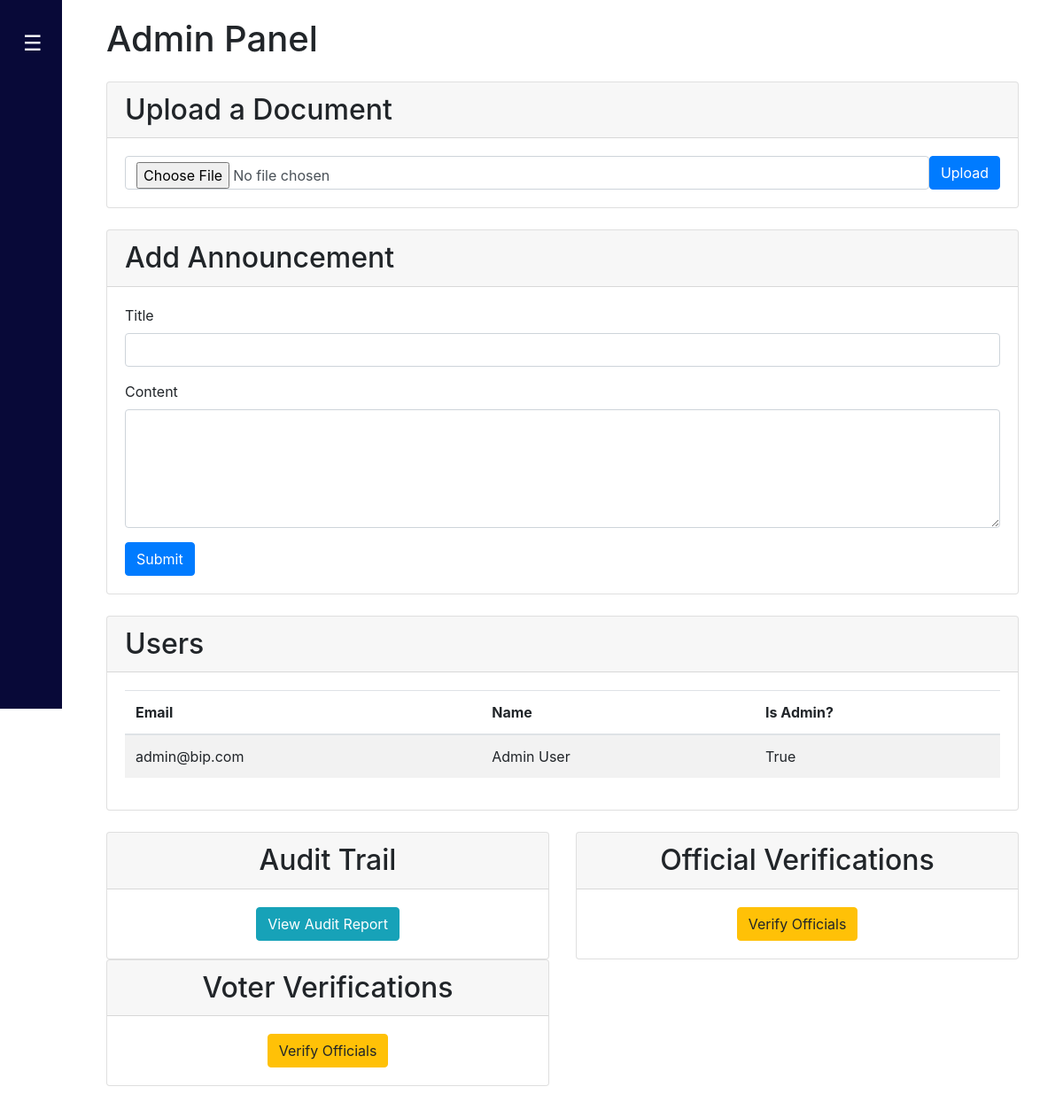
Page /admin (signed in) on the earlier database version.
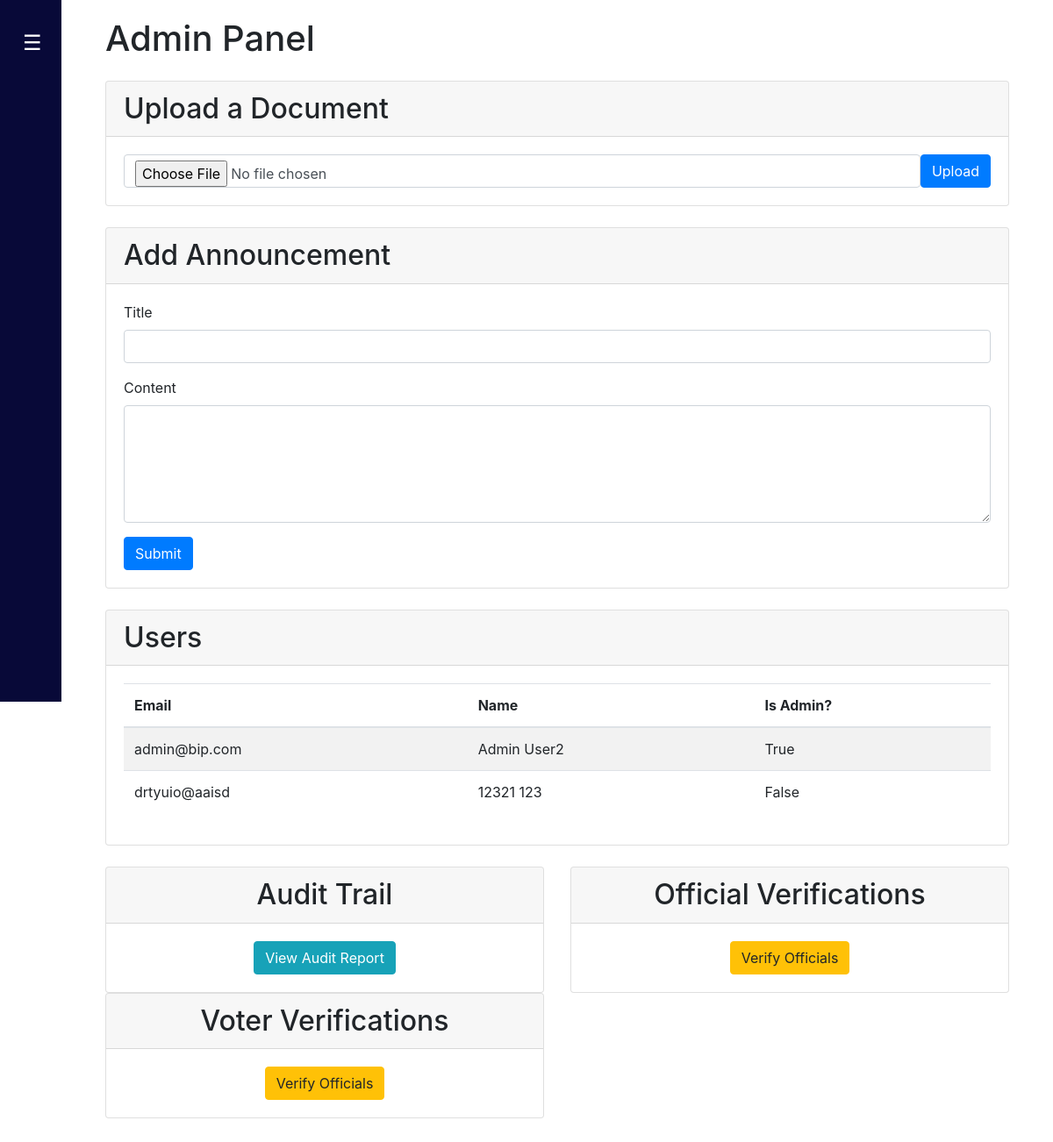
Same page on the later database version.
### Website/models.py (models this page shows, shortened)
class User(db.Model, UserMixin):
    id = db.Column(db.Integer, primary_key=True)
    email = db.Column(db.String(150), unique=True, nullable=False)
    firstName = db.Column(db.String(150), nullable=False)  # For first name
    lastName = db.Column(db.String(150), nullable=False)
    password = db.Column(db.String(150), nullable=False)  # For storing password hash
    is_admin = db.Column(db.Boolean, default=False)  # Optional: for admin flag
    address = db.Column(db.String(255), nullable=True)
    birth_date = db.Column(db.Date, nullable=True)
    birth_place = db.Column(db.String(255), nullable=True)
    position = db.Column(db.String(50), nullable=True)  # For officials
    is_verified = db.Column(db.Boolean, default=False)  # Admin approval required
    voter_status = db.Column(db.String(50), default="Pending") #Voter Eligibility Status

### Website/views.py (the view)
@views.route('/admin', methods=['GET', 'POST'])
@login_required
def admin_panel():
    if not current_user.is_admin:
        return render_template("home.html", user=current_user)  # Redirect non-admin users to home page
    users = User.query.all()
    return render_template('/admin_panel.html', users=users, user=current_user)

### Website/templates/admin_panel.html (shortened to what this page needs)
{% extends "base.html" %}
{% block content %}
<div class="container">
    <h1 class="mb-4">Admin Panel</h1>
    <div class="card mb-4">
        <div class="card-header">
            <h2 class="mb-0">Upload a Document</h2>
        </div>
        <div class="card-body">
            <form action="{{ url_for('views.upload') }}" method="POST" enctype="multipart/form-data" class="d-flex align-items-center">
                <input type="file" name="file" class="form-control me-2" required>
                <button type="submit" class="btn btn-primary">Upload</button>
            </form>
        </div>
    </div>
    <div class="card mb-4">
        <div class="card-header">
            <h2 class="mb-0">Add Announcement</h2>
        </div>
        <div class="card-body">
            <form action="{{ url_for('views.add_announcement') }}" method="POST">
                <div class="form-group mb-3">
                    <label for="title">Title</label>
                    <input type="text" class="form-control" id="title" name="title" required>
                </div>
                <div class="form-group mb-3">
                    <label for="content">Content</label>
                    <textarea class="form-control" id="content" name="content" rows="5" required></textarea>
                </div>
                <button type="submit" class="btn btn-primary">Submit</button>
            </form>
        </div>
    </div>
    <div class="card mb-4">
        <div class="card-header">
            <h2 class="mb-0">Users</h2>
        </div>
        <div class="card-body">
            <div class="table-responsive">
                <table class="table table-striped">
                    <thead>
                        <tr>
                            <th>Email</th>
                            <th>Name</th>
                            <th>Is Admin?</th>
                        </tr>
                    </thead>
                    <tbody>
                        {% for user in users %}
                            <tr>
                                <td>{{ user.email }}</td>
                                <td>{{ user.firstName }} {{ user.lastName }}</td>
                                <td>{{ user.is_admin }}</td>
                            </tr>
                        {% endfor %}
                    </tbody>
                </table>
            </div>
        </div>
    </div>
    <div class="row mb-4">
        <div class="col-md-6">
            <div class="card h-100">
                <div class="card-header">
                    <h2 class="mb-0" align = "center">Audit Trail</h2>
                </div>
                <div class="card-body d-flex align-items-center justify-content-center">
                    <a href="{{ url_for('views.audit_report') }}" class="btn btn-info">View Audit Report</a>
                </div>
            </div>
        </div>
        <div class="col-md-6">
            <div class="card h-100">
                <div class="card-header">
                    <h2 class="mb-0" align = "center">Official Verifications</h2>
                </div>
                <div class="card-body d-flex align-items-center justify-content-center">
                    <a href="{{ url_for('views.verify_officials') }}" class="btn btn-warning">Verify Officials</a>
                </div>
            </div>
        </div>
        <div class="col-md-6">
            <div class="card h-100">
                <div class="card-header">
                    <h2 class="mb-0" align = "center">Voter Verifications</h2>
                </div>
                <div class="card-body d-flex align-items-center justify-content-center">
                    <a href="{{ url_for('views.verify_voters') }}" class="btn btn-warning">Verify Officials</a>
                </div>
            </div>
        </div>
    </div>
</div>
{% endblock %}

Differences in the rows shown:
changed User "admin@bip.com": lastName "User" → "User2"
added User: email "drtyuio@aaisd", firstName "12321", lastName "123", is_admin "False"
